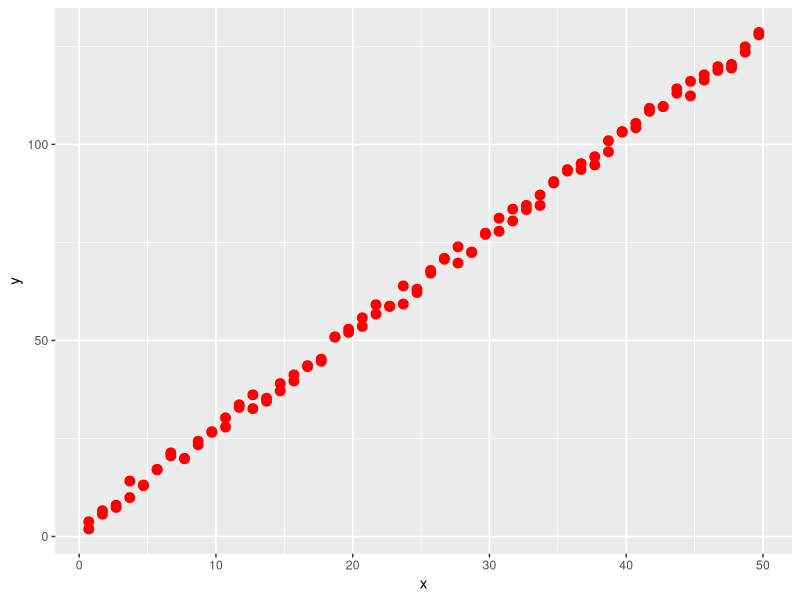
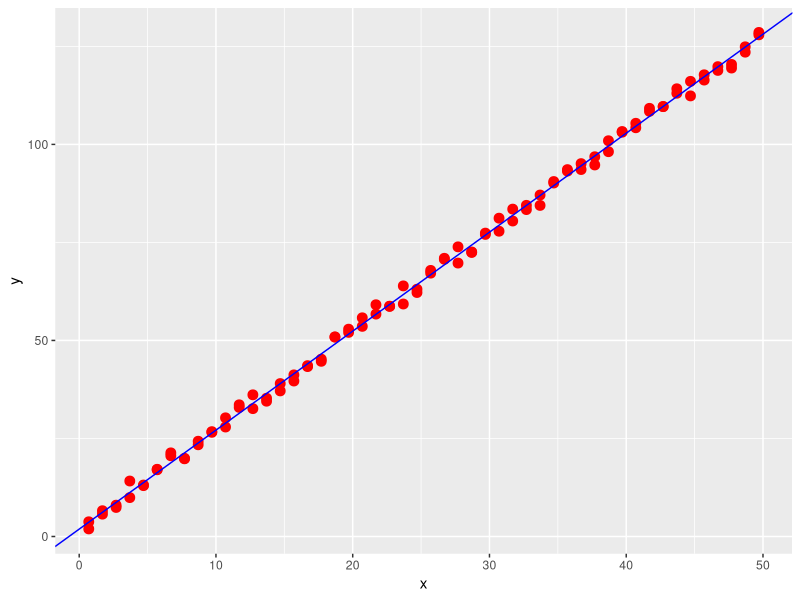

These figures' R source, in order:
## ---- chunk 1
knitr::opts_chunk$set(echo = TRUE)
library("ggplot2")
## ---- chunk 2
x<-seq(0.7,length=50)
y<-2.5*x+5*runif(100)
df<-data.frame(x,y)
ggplot(df,aes(x=x,y=y))+
geom_point(data=df,colour = 'red', size = 3)
r_line<-lm(y ~x, df)
dc<-data.frame(a=coef(r_line)[1],b=coef(r_line)[2])
ggplot(df,aes(x=x,y=y))+
geom_point(data=df,colour = 'red', size = 3)+
geom_abline(data=dc,aes(intercept=a, slope=b), colour='blue')
